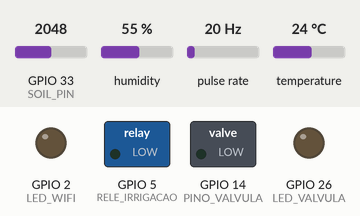
This sketch was run on a simulated ESP32. On the bench: switched loads named in the sketch (green lamp = pin HIGH), output pins drawn as LEDs (lit = HIGH). Wiring (inferred from the names in the program): pulse sensor: data GPIO 32. The test bench sets the inputs (shaded band); at power-on: GPIO 33 (SOIL_PIN) = 2048, humidity 55 %, pulse rate 20 Hz, temperature 24 °C. WiFi joins after 1.5 s; servers stay silent unless stated; uploads are accepted with an empty reply; what the sketch prints to the serial monitor is not drawn.

Above: at 0.3 s.
At 1.6 s:
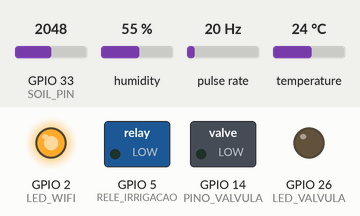
Timing chart, 0 to 3.1 s (numbered marks = the images above):
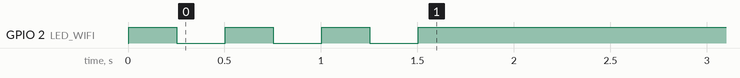

The sketch:

IARA.ino
```cpp
#include <WiFi.h>
#include <HTTPClient.h>
#include <DHT.h>
#include <ArduinoJson.h>

// Wi-Fi
const char* ssid = "Dalvanir_TCM";
const char* senha = "510152030";

// Servidor Flask
//const char* servidor = "https://iara-k3zh.onrender.com";
const char* servidor = "http://192.168.3.41:5678";
const char* chave_horta = "f22c19ff-5c18-4d10-9754-5bf030e2c2cc";
const int HTTP_TIMEOUT = 5000;

// Pinos
#define DHTPIN 35
#define DHTTYPE DHT11
#define SOIL_PIN 33
#define LED_WIFI 2
#define PINO_FLUXO 32
#define PINO_VALVULA 14
#define LED_VALVULA 26
#define RELE_IRRIGACAO 5

// Vazão do sensor (ml por pulso)
#define VAZAO 4.5

DHT dht(DHTPIN, DHTTYPE);

// Controle irrigação
volatile int pulsos = 0;
float litros_irrigados = 0.0;
float litros_meta = 0;
bool irrigando = false;
float litros_enviados = 0.0; // <<< CORREÇÃO: Variável movida para o escopo global

// Mutex para proteger a variável 'pulsos'
portMUX_TYPE mux = portMUX_INITIALIZER_UNLOCKED;

// Temporizadores
unsigned long ultimo_envio_irrigado = 0;
unsigned long ultimo_envio_sensores = 0;
const unsigned long INTERVALO_SENSORES = 15000; // 15s

// Temporizadores para reconexão Wi-Fi
unsigned long ultimo_check_wifi = 0;
const unsigned long INTERVALO_WIFI_CHECK = 10000; // 10s

// NOVO: Temporizador para log de status
unsigned long ultimo_log_status = 0;
const unsigned long INTERVALO_LOG_STATUS = 5000; // Log de status a cada 5s

void IRAM_ATTR contarPulso() {
  portENTER_CRITICAL_ISR(&mux);
  pulsos++;
  portEXIT_CRITICAL_ISR(&mux);
}

void conectarWiFiInicial() {
  Serial.print("Conectando-se ao Wi-Fi: ");
  Serial.println(ssid);

  WiFi.begin(ssid, senha);
  while (WiFi.status() != WL_CONNECTED) {
    Serial.print(".");
    digitalWrite(LED_WIFI, HIGH);
    delay(250);
    digitalWrite(LED_WIFI, LOW);
    delay(250);
  }

  Serial.println("\nWi-Fi conectado!");
  Serial.print("IP: ");
  Serial.println(WiFi.localIP());
  digitalWrite(LED_WIFI, HIGH);
}

float obterVolumeAIrrigar() {
  if (WiFi.status() != WL_CONNECTED) return 0.0f;

  HTTPClient http;
  String url = String(servidor) + "/esp32/consumo/" + chave_horta;
  http.begin(url);
  http.setTimeout(HTTP_TIMEOUT);

  int httpResponseCode = http.GET();
  if (httpResponseCode != 200) {
    // MODIFICADO: Log de erro mais detalhado
    Serial.printf("[HTTP] Erro ao obter irrigação pendente. Código: %d\n", httpResponseCode);
    http.end();
    return 0.0f;
  }

  String resposta = http.getString();
  http.end();

  StaticJsonDocument<256> doc;
  DeserializationError erro = deserializeJson(doc, resposta);
  if (erro) {
    Serial.print("[JSON] Erro ao parsear JSON: "); // MODIFICADO
    Serial.println(erro.c_str());
    return 0.0f;
  }

  float pendente = doc["pendente"] | 0.0f;

  // Esta mensagem só aparece quando uma meta > 0 é recebida
  if (pendente > 0) {
    Serial.printf("[HTTP] Meta recebida do servidor: %.2f L\n", pendente); // MODIFICADO
  }

  if (pendente <= 0.0f) {
    return 0.0f;
  }

  return pendente;
}


void enviarDados(float temperatura, float umidade_ar, int umidade_solo) {
  if (WiFi.status() != WL_CONNECTED) return;

  HTTPClient http;
  String url = String(servidor) + "/hortas/" + chave_horta + "/dados";
  http.begin(url);
  http.setTimeout(HTTP_TIMEOUT);
  http.addHeader("Content-Type", "application/json");

  String json = "{";
  json += "\"temperatura\":" + String(temperatura, 1) + ",";
  json += "\"umidade_ar\":" + String(umidade_ar, 1) + ",";
  json += "\"umidade_solo\":" + String(umidade_solo);
  json += "}";

  int httpResponseCode = http.POST(json);

  if (httpResponseCode <= 0) {
    // MODIFICADO: Log de erro mais detalhado
    Serial.printf("[HTTP] Erro ao enviar dados dos sensores. Código: %d\n", httpResponseCode);
  } else {
    Serial.println("[HTTP] Dados dos sensores enviados com sucesso."); // NOVO
  }

  http.end();
}

void enviarVolumeIrrigado(float litros) {
  if (WiFi.status() != WL_CONNECTED) return;

  HTTPClient http;
  String url = String(servidor) + "/irrigado/" + chave_horta;
  http.begin(url);
  http.setTimeout(HTTP_TIMEOUT);
  http.addHeader("Content-Type", "application/json");

  StaticJsonDocument<128> doc;
  doc["irrigado"] = litros;
  String json;
  serializeJson(doc, json);

  int resp = http.POST(json);
  if (resp > 0) {
    // MODIFICADO: Log de sucesso mais detalhado
    Serial.printf("[HTTP] Volume irrigado parcial reportado: %.2f L\n", litros);
  } else {
    // MODIFICADO: Log de erro mais detalhado
    Serial.printf("[HTTP] Erro ao reportar volume irrigado. Código: %d\n", resp);
  }

  http.end();
}

void lerESalvarSensores() {
  float temperatura = dht.readTemperature();
  float umidade_ar = dht.readHumidity();
  //float temperatura = 33.3;
  //float umidade_ar = 70;

  int valor_bruto = analogRead(SOIL_PIN);
  int umidade_solo = map(valor_bruto, 0, 4095, 100, 0);

  if (!isnan(temperatura) && !isnan(umidade_ar)) {
    // NOVO: Log de leitura dos sensores
    Serial.printf("[SENSORES] Lendo -> Temp: %.1f°C | Umid Ar: %.1f%% | Solo: %d%%\n", temperatura, umidade_ar, umidade_solo);
    enviarDados(temperatura, umidade_ar, umidade_solo);
  } else {
    Serial.println("[SENSORES] Erro na leitura do DHT"); // MODIFICADO
  }
}

void setup() {
  Serial.begin(115200);
  Serial.println("\n\n--- INICIANDO SISTEMA DE IRRIGACAO ---"); // NOVO
  dht.begin();

  pinMode(PINO_FLUXO, INPUT_PULLUP);
  attachInterrupt(digitalPinToInterrupt(PINO_FLUXO), contarPulso, RISING);

  pinMode(PINO_VALVULA, OUTPUT);
  pinMode(LED_VALVULA, OUTPUT);
  digitalWrite(PINO_VALVULA, LOW);
  digitalWrite(LED_VALVULA, LOW);
  pinMode(SOIL_PIN, INPUT);
  pinMode(LED_WIFI, OUTPUT);
  pinMode(RELE_IRRIGACAO, OUTPUT);
  digitalWrite(LED_WIFI, LOW);

  WiFi.mode(WIFI_STA);
  conectarWiFiInicial();
}

void loop() {
  unsigned long agora = millis(); // NOVO: Definido no início do loop para reuso

  // --- Bloco de gerenciamento de Wi-Fi Não-Bloqueante ---
  if (WiFi.status() != WL_CONNECTED) {
    digitalWrite(LED_WIFI, LOW);

    if (agora - ultimo_check_wifi >= INTERVALO_WIFI_CHECK) {
      ultimo_check_wifi = agora;
      Serial.println("[WIFI] Wi-Fi desconectado. Tentando reconectar..."); // MODIFICADO
    }
  } else {
    if (digitalRead(LED_WIFI) == LOW) {
       Serial.println("[WIFI] Wi-Fi Reconectado!"); // MODIFICADO
       Serial.print("[WIFI] IP: ");
       Serial.println(WiFi.localIP());
    }
    digitalWrite(LED_WIFI, HIGH);
    ultimo_check_wifi = agora;
  }
  // --- Fim do Bloco de Wi-Fi ---

  // NOVO: Bloco de Log de Status Periódico
  if (agora - ultimo_log_status >= INTERVALO_LOG_STATUS) {
    ultimo_log_status = agora;
    if (irrigando) {
      // Se está irrigando, mostra o progresso
      Serial.printf("[STATUS] Irrigando: %.2f L / %.2f L\n", litros_irrigados, litros_meta);
    } else {
      // Se está ocioso, apenas informa
      Serial.println("[STATUS] Ocioso. Verificando tarefas...");
    }
  }
  // --- Fim do Bloco de Log de Status ---


  // <<< CORREÇÃO: A linha 'float litros_enviados = 0.0;' foi removida daqui

  if (!irrigando) {
    litros_meta = obterVolumeAIrrigar();

    if (litros_meta > 0) {
      portENTER_CRITICAL(&mux);
      pulsos = 0;
      portEXIT_CRITICAL(&mux);

      litros_irrigados = 0.0;
      litros_enviados = 0.0; // Resetado para 0 no INÍCIO da irrigação
      irrigando = true;
      digitalWrite(PINO_VALVULA, HIGH);
      digitalWrite(LED_VALVULA, HIGH);
      Serial.printf("[IRRIGACAO] Iniciando irrigação: %.2f L\n", litros_meta); // MODIFICADO

      // NOVO: Reseta o timer de log para mostrar o status "Irrigando" imediatamente
      ultimo_log_status = agora;
      Serial.printf("[STATUS] Irrigando: 0.00 L / %.2f L\n", litros_meta);
    }
  } else {
    int pulsos_copia;
    portENTER_CRITICAL(&mux);
    pulsos_copia = pulsos;
    portEXIT_CRITICAL(&mux);

    litros_irrigados = pulsos_copia * (VAZAO / 1000.0); // L

    // MODIFICADO: 'agora' já foi definido no topo do loop
    if (agora - ultimo_envio_irrigado > 5000) { // A cada 5s
      ultimo_envio_irrigado = agora;
      float delta = litros_irrigados - litros_enviados;
      if (delta >= 0.1) {
        enviarVolumeIrrigado(delta);
        litros_enviados += delta;
      }
    }

    if (litros_irrigados >= litros_meta) {
      irrigando = false;
      digitalWrite(PINO_VALVULA, LOW);
      digitalWrite(LED_VALVULA, LOW);
      Serial.println("[IRRIGACAO] Irrigação concluída"); // MODIFICADO

      float delta = litros_irrigados - litros_enviados;
      if (delta > 0.001) {
        Serial.println("[IRRIGACAO] Reportando volume final..."); // NOVO
        enviarVolumeIrrigado(delta);
      }

      litros_meta = 0;

      // NOVO: Reseta o timer de log para mostrar o status "Ocioso" imediatamente
      ultimo_log_status = agora;
      Serial.println("[STATUS] Ocioso. Verificando tarefas...");
    }
  }

  // MODIFICADO: 'agora' já foi definido no topo do loop
  if (agora - ultimo_envio_sensores >= INTERVALO_SENSORES) {
    ultimo_envio_sensores = agora;
    lerESalvarSensores();
  }

  delay(100);
}
```
